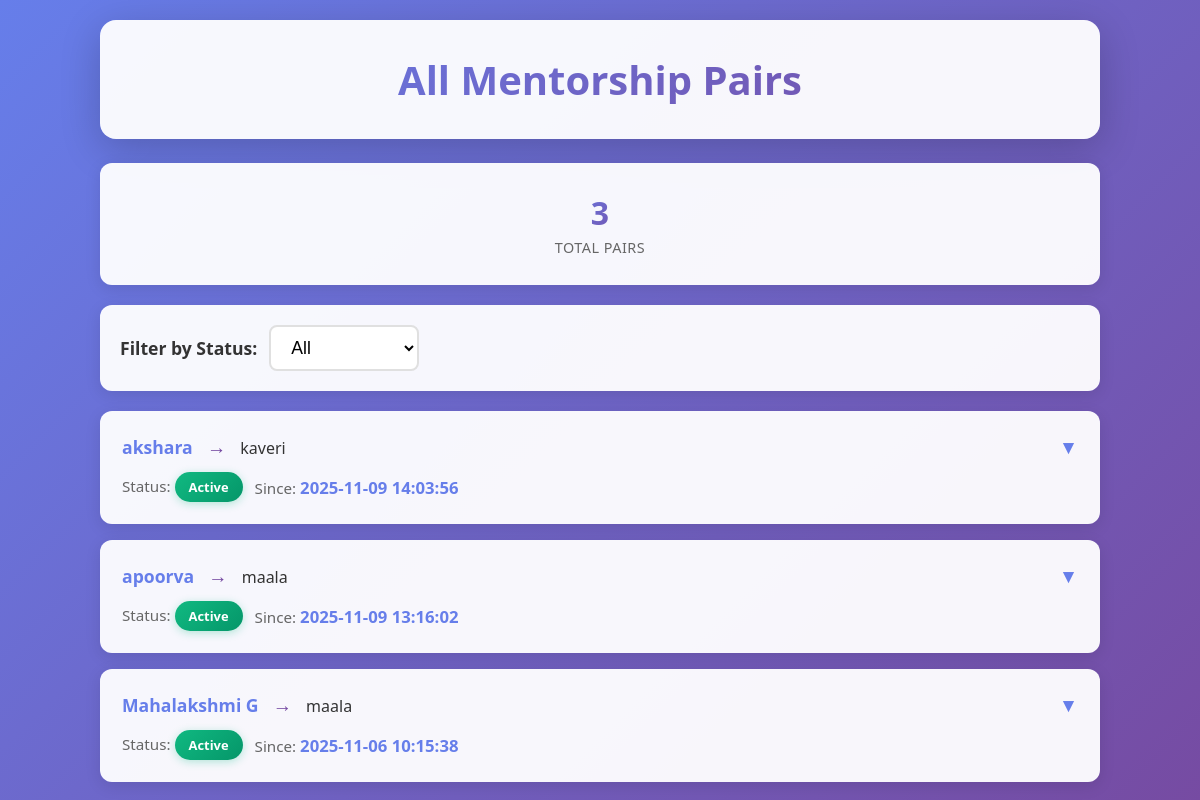
Screenshot of /admin_mentorship_pairs.php with the database file from the repository.
### tables this page shows
CREATE TABLE `mentorship` (
  `mentorship_id` int(11) NOT NULL,
  `mentor_pi_register` varchar(100) NOT NULL COMMENT 'References alumniinfo.pi_register',
  `mentee_st_register` varchar(50) NOT NULL COMMENT 'References studentinfo.st_register',
  `status` enum('active','completed','terminated') DEFAULT 'active',
  `start_date` timestamp NOT NULL DEFAULT current_timestamp(),
  `end_date` timestamp NULL DEFAULT NULL,
  `notes` text DEFAULT NULL
);

CREATE TABLE `alumniinfo` (
  `pi_name` varchar(100) NOT NULL,
  `pi_gender` varchar(20) NOT NULL,
  `pi_address` varchar(100) NOT NULL,
  `pi_email` varchar(100) NOT NULL,
  `pi_linkedin` varchar(255) DEFAULT NULL,
  `pi_instagram` varchar(255) DEFAULT NULL,
  `pi_whatsapp` varchar(20) DEFAULT NULL,
  `pi_facebook` varchar(255) DEFAULT NULL,
  `pi_twitter` varchar(255) DEFAULT NULL,
  `pi_github` varchar(255) DEFAULT NULL,
  `pi_portfolio` varchar(255) DEFAULT NULL,
  `pi_picture` longblob DEFAULT NULL,
  `pi_session` varchar(50) NOT NULL,
  `pi_branch` varchar(50) NOT NULL,
  `pi_yop` year(4) DEFAULT NULL,
  `pi_mobile` varchar(50) NOT NULL,
  `pi_company` varchar(50) NOT NULL,
  `pi_designation` varchar(100) DEFAULT NULL,
  `pi_register` varchar(100) NOT NULL,
  `show_contact` tinyint(1) DEFAULT 1 COMMENT 'Show contact info to students',
  `available_for_mentorship` tinyint(1) DEFAULT 1 COMMENT 'Available as mentor'
);

CREATE TABLE `studentinfo` (
  `st_name` varchar(100) NOT NULL,
  `st_gender` varchar(20) NOT NULL,
  `st_address` varchar(100) NOT NULL,
  `st_email` varchar(100) NOT NULL,
  `st_linkedin` varchar(255) DEFAULT NULL,
  `st_instagram` varchar(255) DEFAULT NULL,
  `st_whatsapp` varchar(20) DEFAULT NULL,
  `st_facebook` varchar(255) DEFAULT NULL,
  `st_twitter` varchar(255) DEFAULT NULL,
  `st_github` varchar(255) DEFAULT NULL,
  `st_portfolio` varchar(255) DEFAULT NULL,
  `st_picture` longblob DEFAULT NULL,
  `st_branch` varchar(50) NOT NULL,
  `st_year` int(11) NOT NULL,
  `st_mobile` varchar(50) NOT NULL,
  `st_register` varchar(100) NOT NULL
);

### admin_mentorship_pairs.php (the view, shortened to what this page needs)
<?php
require_once 'db.php';
$where = '';
$sql = "
  SELECT m.mentorship_id, m.status, m.start_date, m.end_date, m.notes,
         ai.pi_register, ai.pi_name,
         si.st_register, si.st_name
  FROM mentorship m
  LEFT JOIN alumniinfo ai ON m.mentor_pi_register = ai.pi_register
  LEFT JOIN studentinfo si ON m.mentee_st_register = si.st_register
  $where
  ORDER BY m.start_date DESC
  LIMIT 200
";
$stmt = $conn->prepare($sql);
$stmt->execute();
$res = $stmt->get_result();
$rows = $res->fetch_all(MYSQLI_ASSOC);
?>
<!doctype html>
<html>
<head>
</head>
<body>
<div class="container">
  <div class="header">
    <h2>All Mentorship Pairs</h2>
  </div>
  <div class="stats">
    <div class="stat-item">
      <div class="stat-number"><?= count($rows) ?></div>
      <div class="stat-label">Total Pairs</div>
    </div>
  </div>
  <div class="controls">
    <label>
      Filter by Status:
      <select id="filter">
        <option value="">All</option>
      </select>
    </label>
  </div>
  <div id="list" class="list">
    <?php if (count($rows) === 0): ?>
      <div class="empty-state">No pairs found.</div>
    <?php else: ?>
      <?php foreach($rows as $r): ?>
        <div class="item" data-id="<?=htmlspecialchars($r['mentorship_id'])?>">
          <span class="expand-icon">▼</span>
          <strong><?=htmlspecialchars($r['pi_name'] ?? '—')?></strong>
          <span class="arrow">→</span>
          <span style="color:#333;font-weight:500"><?=htmlspecialchars($r['st_name'] ?? '—')?></span>
          <div class="meta">
            <span>Status: <span class="badge" data-status="<?=htmlspecialchars($r['status'])?>"><?=htmlspecialchars($r['status'])?></span></span>
            <span>Since: <strong><?=htmlspecialchars($r['start_date']) ?: 'N/A'?></strong></span>
          </div>
        </div>
      <?php endforeach; ?>
    <?php endif; ?>
  </div>
</div>
</body>
</html>

### admin_mentorship_pairs.php (style rules this page uses)
* { margin: 0; padding: 0; box-sizing: border-box; }
body { font-family: 'Segoe UI', Tahoma, Geneva, Verdana, sans-serif; background: linear-gradient(135deg, #667eea 0%, #764ba2 100%); min-height: 100vh; padding: 20px; }
.container { max-width: 1000px; margin: 0 auto; animation: fadeIn 0.6s ease-out; }
.header { background: rgba(255, 255, 255, 0.95); border-radius: 16px; padding: 32px; margin-bottom: 24px; box-shadow: 0 10px 40px rgba(0, 0, 0, 0.2); text-align: center; position: relative; overflow: hidden; }
.header::before { content: ''; position: absolute; top: 0; left: -100%; width: 100%; height: 100%; background: linear-gradient(90deg, transparent, rgba(102, 126, 234, 0.1), transparent); animation: shimmer 3s infinite; }
h2 { font-size: 2.5em; background: linear-gradient(135deg, #667eea 0%, #764ba2 100%); -webkit-background-clip: text; -webkit-text-fill-color: transparent; background-clip: text; font-weight: 700; position: relative; z-index: 1; }
.controls { background: rgba(255, 255, 255, 0.95); border-radius: 12px; padding: 20px; margin-bottom: 20px; box-shadow: 0 4px 16px rgba(0, 0, 0, 0.1); display: flex; align-items: center; gap: 12px; animation: slideIn 0.5s ease-out 0.2s both; }
.controls label { font-weight: 600; color: #333; font-size: 1.1em; display: flex; align-items: center; gap: 12px; }
#filter { padding: 10px 16px; border: 2px solid #e0e0e0; border-radius: 8px; background: white; font-size: 1em; cursor: pointer; transition: all 0.3s ease; outline: none; min-width: 150px; }
.list { display: flex; flex-direction: column; gap: 16px; }
.item { background: rgba(255, 255, 255, 0.95); border: 2px solid transparent; padding: 20px; border-radius: 12px; cursor: pointer; transition: all 0.3s cubic-bezier(0.4, 0, 0.2, 1); box-shadow: 0 4px 16px rgba(0, 0, 0, 0.1); position: relative; overflow: hidden; animation: itemFadeIn 0.5s ease-out both; }
.item:nth-child(1) { animation-delay: 0.1s; }
.item:nth-child(2) { animation-delay: 0.15s; }
.item:nth-child(3) { animation-delay: 0.2s; }
.item::before { content: ''; position: absolute; top: 0; left: 0; width: 4px; height: 100%; background: linear-gradient(135deg, #667eea 0%, #764ba2 100%); transform: scaleY(0); transition: transform 0.3s ease; }
.item strong { color: #667eea; font-size: 1.1em; font-weight: 600; }
.arrow { display: inline-block; margin: 0 10px; color: #764ba2; font-weight: bold; font-size: 1.2em; }
.meta { margin-top: 12px; color: #666; font-size: 0.95em; display: flex; align-items: center; gap: 12px; flex-wrap: wrap; }
.badge { padding: 6px 14px; border-radius: 20px; font-size: 0.85em; font-weight: 600; text-transform: capitalize; display: inline-block; transition: all 0.3s ease; }
.badge[data-status="active"] { background: linear-gradient(135deg, #10b981, #059669); color: white; box-shadow: 0 2px 8px rgba(16, 185, 129, 0.3); }
.expand-icon { float: right; color: #667eea; font-size: 1.2em; transition: transform 0.3s ease; }
.stats { background: rgba(255, 255, 255, 0.95); border-radius: 12px; padding: 16px; margin-bottom: 20px; box-shadow: 0 4px 16px rgba(0, 0, 0, 0.1); display: flex; justify-content: center; gap: 24px; flex-wrap: wrap; animation: slideIn 0.5s ease-out 0.1s both; }
.stat-item { text-align: center; padding: 12px 20px; }
.stat-number { font-size: 2em; font-weight: 700; background: linear-gradient(135deg, #667eea 0%, #764ba2 100%); -webkit-background-clip: text; -webkit-text-fill-color: transparent; background-clip: text; }
.stat-label { color: #666; font-size: 0.9em; text-transform: uppercase; letter-spacing: 0.5px; margin-top: 4px; }

### rows the page displays
mentorship: alumniinfo.pi_name "akshara", studentinfo.st_name "kaveri", status "Active", start_date "2025-11-09 14:03:56"
mentorship: alumniinfo.pi_name "apoorva", studentinfo.st_name "maala", status "Active", start_date "2025-11-09 13:16:02"
mentorship: alumniinfo.pi_name "Mahalakshmi G", studentinfo.st_name "maala", status "Active", start_date "2025-11-06 10:15:38"

### other values shown
count($rows) "3"
